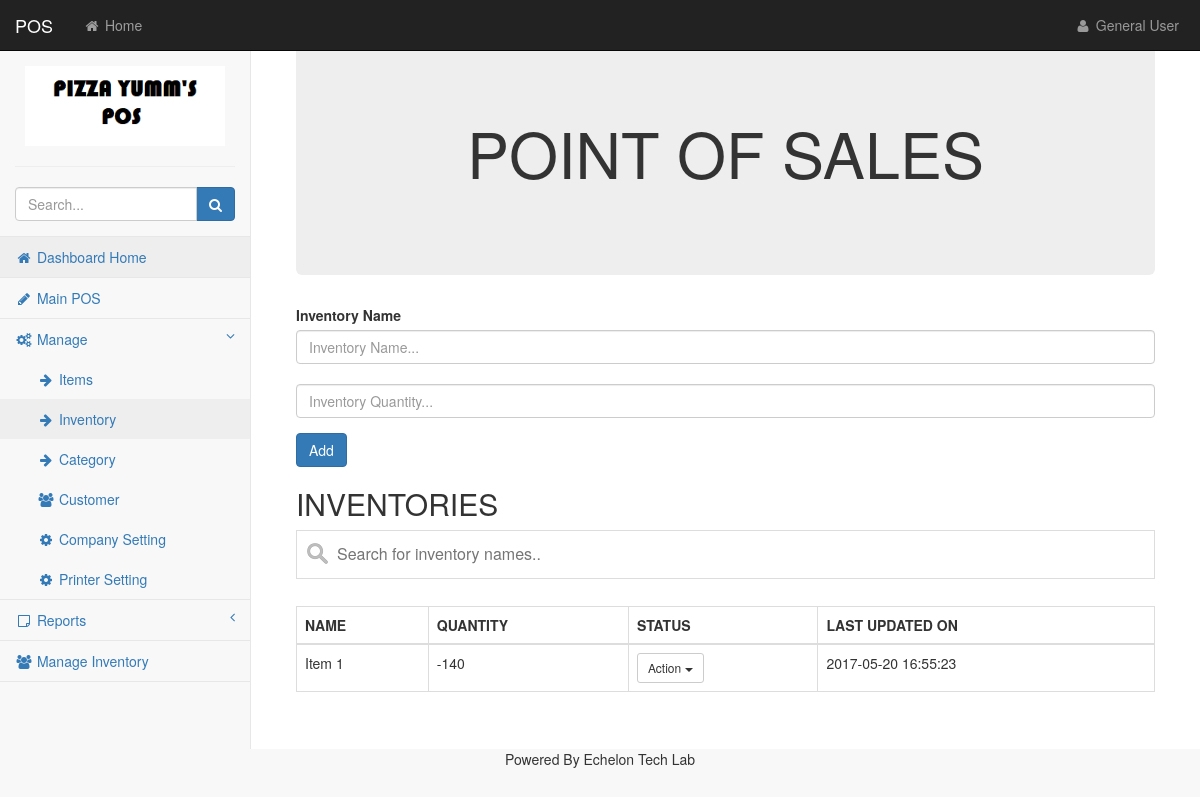
Before: /inventory.php with the older database file.
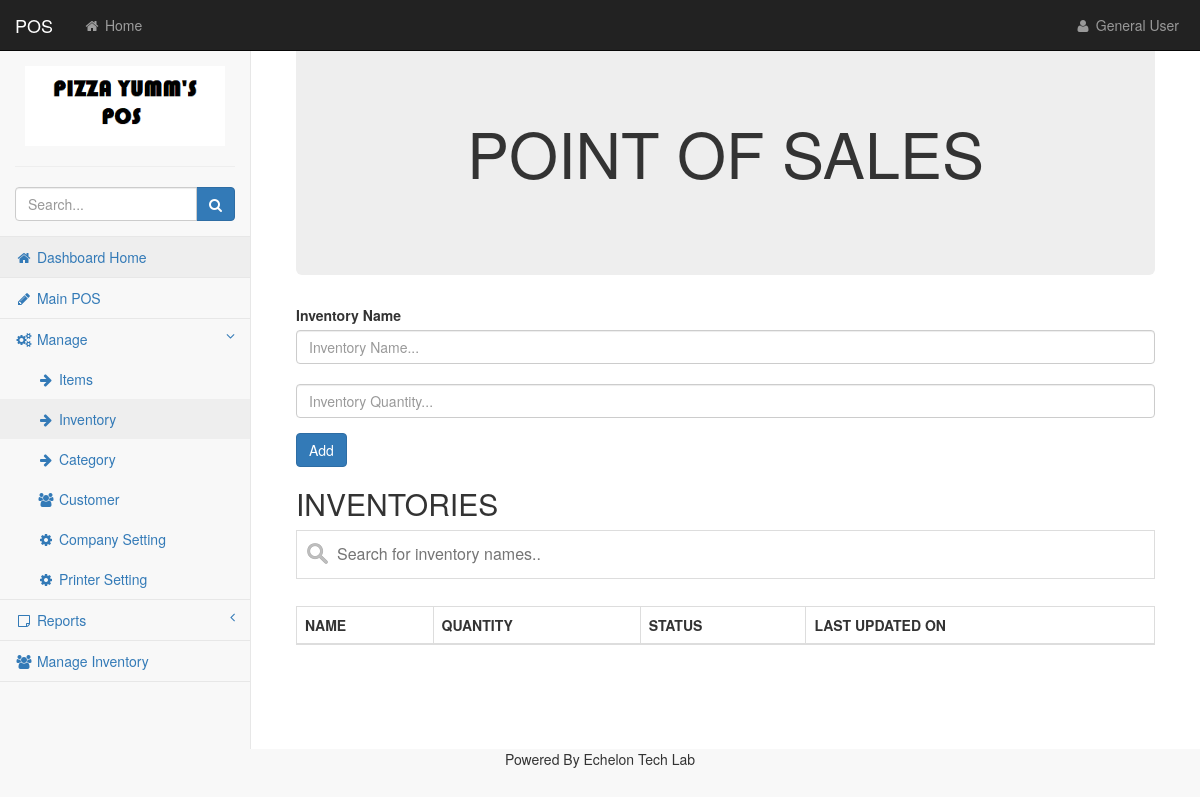
After: the same page with the newer database file.
### tables this page shows
CREATE TABLE `inventory` (
  `inventory_id` int(11) NOT NULL,
  `name` varchar(20) NOT NULL,
  `quantity` float NOT NULL,
  `status` int(5) DEFAULT NULL,
  `notify` int(2) DEFAULT '0',
  `lastupdated_on` varchar(255) DEFAULT NULL
);

### include/session.php (called while the page is built, shortened)
<?php
if(isset($_SESSION['user_name']) && isset($_SESSION['user_password']) && $_SESSION['user_name'] === "admin" && $_SESSION['user_password'] === "admin123")
{
    $admin = true;
}
else
{
    $admin = false;
}
?>

### inventory.php (the view, shortened to what this page needs)
<?php
include("include/dbconnect.php");
include_once "include/session.php";
?>
<!DOCTYPE html>
<html lang="en">
    <head>
    </head>
<body>
<div id="wrapper">
    <nav class="navbar navbar-inverse navbar-fixed-top" role="navigation">
        <?php include("include/header.php"); ?>
        <?php include("include/sidebar.php"); ?>
    </nav>
    <div id="page-wrapper">
        <div class="container-fluid">
            <div class="jumbotron text-center">
              <h1 class="page-header"><center><h1>POINT OF SALES</h1></center></h1>
            </div>
        </div>
        <div class="container-fluid">
            <div class="row">
                <div class="col-lg-12">
<form action="#" method="post">
            <div class="form-group">
            <label>Inventory Name</label>
            <input type="text" class="form-control" name="inventory_name" placeholder="Inventory Name..."/>
                <br>
            <input type="text" class="form-control" name="inventory_quan" placeholder="Inventory Quantity..."/>
            </div>
            <div class="form-group">
            <input type="submit" class="btn btn-primary" value="Add"/>
            </div>
      </form>
                    <h2>INVENTORIES</h2>
                    <div>
                        <div class="form-group">
                            <input type="text" id="myInput" onkeyup="myFunction()" placeholder="Search for inventory names..">
                        </div>
                        <table class="table table-bordered table-hover" id="myTable">
                            <thead>
                                <tr>
                                    <th>NAME</th>
                                    <th>QUANTITY</th>
                                    <th>STATUS</th>
                                    <th>LAST UPDATED ON</th>
                                </tr>
                            </thead>
                            <tbody>
                                <?php
                                $getData = "SELECT * FROM inventory";
                                $qur = $conn->query($getData);
                                while($r = mysqli_fetch_assoc($qur)){
                                ?>
                                      <tr>
                                    <td id="<?php echo 'td_0213_'.$r['inventory_id'] ?>"><?php echo $r['name'] ?></td>
                                    <td id="<?php echo 'td_0211_'.$r['inventory_id'] ?>"><?php echo $r['quantity'] ?></td>
                                    <td><div class="btn-group">
                                            <button class="btn btn-default btn-sm dropdown-toggle" data-toggle="dropdown" type="button">Action <span class="caret"></span></button>
                                        </div>
                                    </td>
                                    <td><?php echo $r['lastupdated_on'] ?></td>
                                </tr>
                                <?php
}
                                ?>
                            </tbody>
                        </table>
                    </div>
                </div>
            </div>
        </div>
    </div>
</div>
<div class="footer"><center>Powered By Echelon Tech Lab</center></div>
        <link href="css/bootstrap.min.css" rel="stylesheet">
        <link href="css/metisMenu.min.css" rel="stylesheet">
        <link href="css/timeline.css" rel="stylesheet">
        <link href="css/startmin.css" rel="stylesheet">
        <link href="css/morris.css" rel="stylesheet">
        <link rel="stylesheet" href="custom-css/style.css" type="text/css">
        <link href="css/font-awesome.min.css" rel="stylesheet" type="text/css">
</body>
</html>

### include/header.php (shortened to what this page needs)
<div class="navbar-header">
    <a class="navbar-brand" href="home.php">POS</a>
</div>
<ul class="nav navbar-nav navbar-left navbar-top-links">
    <li><a href="home.php"><i class="fa fa-home fa-fw"></i> Home</a></li>
</ul>
<?php
if($admin == true)
{
?>
<ul class="nav navbar-right navbar-top-links">
    <li class="dropdown">
        <a href="session_destroy.php">
            <i class="fa fa-user fa-fw"></i> Logged in as: Admin (Click to logout)
        </a>
    </li>
</ul>
<?php
}
else if($admin == false)
{
?>
<ul class="nav navbar-right navbar-top-links">
    <li class="dropdown">
        <a class="dropdown-toggle" data-toggle="dropdown" href="#">
            <i class="fa fa-user fa-fw"></i> General User
        </a>
    </li>
</ul>
<?php
}
?>

Changed rows visible on the page:
removed inventory: name "Item 1", quantity "-140", lastupdated_on "2017-05-20 16:55:23"
